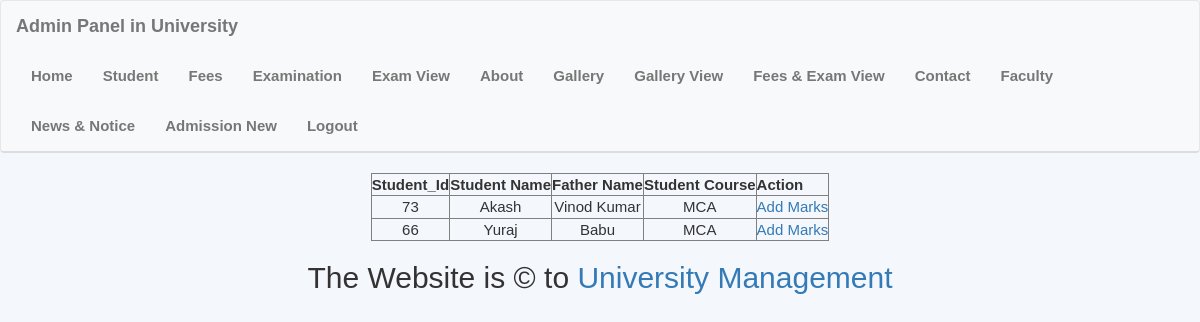
Screenshot of /_admin/fees&exam_view.php (signed in) with the database file from the repository.
### tables this page shows
CREATE TABLE `fees` (
  `fs_id` int(11) NOT NULL,
  `st_id` int(11) NOT NULL,
  `name` varchar(255) NOT NULL,
  `father` varchar(255) NOT NULL,
  `course` varchar(255) NOT NULL,
  `total_fee` bigint(20) NOT NULL,
  `balance` bigint(20) NOT NULL,
  `amount` varchar(20) NOT NULL,
  `date` varchar(20) NOT NULL,
  `discription` varchar(255) NOT NULL
);

### _admin/fees&exam_view.php (the view)
<?php
 include("includes/header.php");
 include("includes/db_connect.php");
?>
<center>
<table colspan='1' border="1" >
    <thead>
        <tr>
            <th>Student_Id</th>
            <th>Student Name</th>
            <th>Father Name</th>
            <th>Student Course</th>
            <th>Action</th>
        </tr>
    </thead>
    <tbody align="center">
        <?php
          $fees_paid="SELECT * FROM fees WHERE balance=0";
          $run_paid=mysqli_query($con,$fees_paid);
          while($row_paid=mysqli_fetch_array($run_paid)){
            $st_id=$row_paid['st_id'];
            $st_name=$row_paid['name'];
            $st_father=$row_paid['father'];
            $st_course=$row_paid['course'];
        ?>
        <tr>
            <td><?php echo $st_id;?></td>
            <td><?php echo $st_name;?></td>
            <td><?php echo $st_father;?></td>
            <td><?php echo $st_course;?></td>
            <td>
                <?php
                  echo "<a href='add_marks.php?student_id=$st_id&&student_course=$st_course'>Add Marks</a>";
                ?>
            </td>
        </tr>
        <?php } ?>
    </tbody>
</table>
</center>
<?php
 include("includes/footer.php");
?>

### _admin/includes/header.php (style rules this page uses)
body { background-color: #f4f7fc; font-family: 'Arial', sans-serif; font-size: 15px; margin: 0; padding: 0; }

### rows the page displays
fees: st "73", name "Akash", father "Vinod Kumar", course "MCA"
fees: st "66", name "Yuraj", father "Babu", course "MCA"
